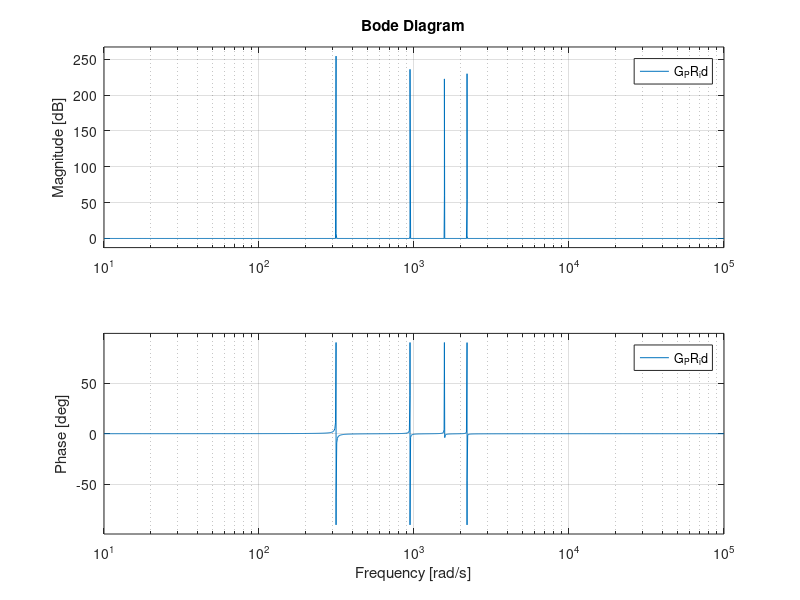
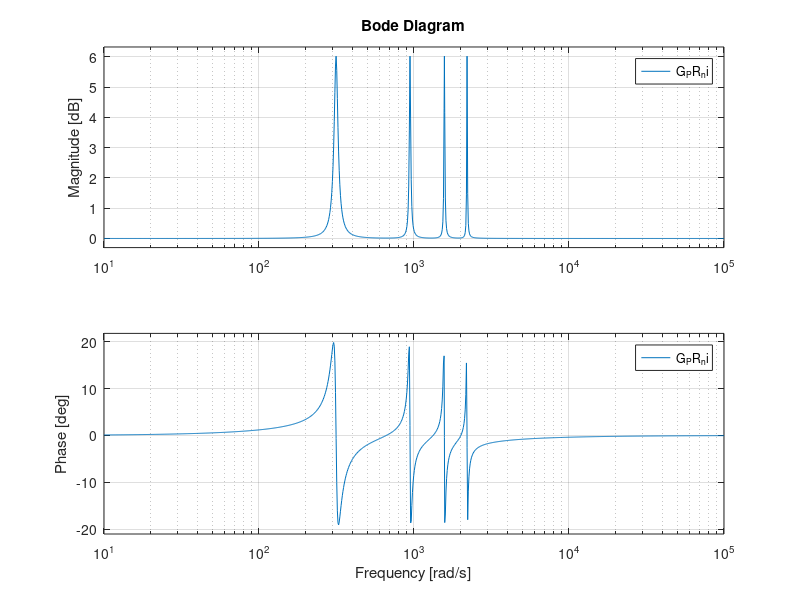

These charts were generated, in order, by the following MATLAB code:
close all, clear, clc;

omega_ci = 8;
omega_0  = 100*pi;

% Ideal resonant
k_pI = 1;
k_k = [1 3 5 7];
k_rIk = [1 1 1 1];

G_f = tf([k_rIk(1) 0], [1 0 (k_k(1)*omega_0)^2]);
G_3 = tf([k_rIk(2) 0], [1 0 (k_k(2)*omega_0)^2]);
G_5 = tf([k_rIk(3) 0], [1 0 (k_k(3)*omega_0)^2]);
G_7 = tf([k_rIk(4) 0], [1 0 (k_k(4)*omega_0)^2]);

G_PR_id = k_pI + G_f + G_3 + G_5 + G_7;

figure(1)
bode(G_PR_id)


% Non-ideal resonant
k_pI = 1;
k_k = [1 3 5 7];
k_rIk = [1 1 1 1];

G_f = tf([2*k_rIk(1)*omega_ci 0], [1 2*omega_ci (k_k(1)*omega_0)^2]);
G_3 = tf([2*k_rIk(2)*omega_ci 0], [1 2*omega_ci (k_k(2)*omega_0)^2]);
G_5 = tf([2*k_rIk(3)*omega_ci 0], [1 2*omega_ci (k_k(3)*omega_0)^2]);
G_7 = tf([2*k_rIk(4)*omega_ci 0], [1 2*omega_ci (k_k(4)*omega_0)^2]);

G_PR_ni = k_pI + G_f + G_3 + G_5 + G_7;

figure(2)
bode(G_PR_ni)
